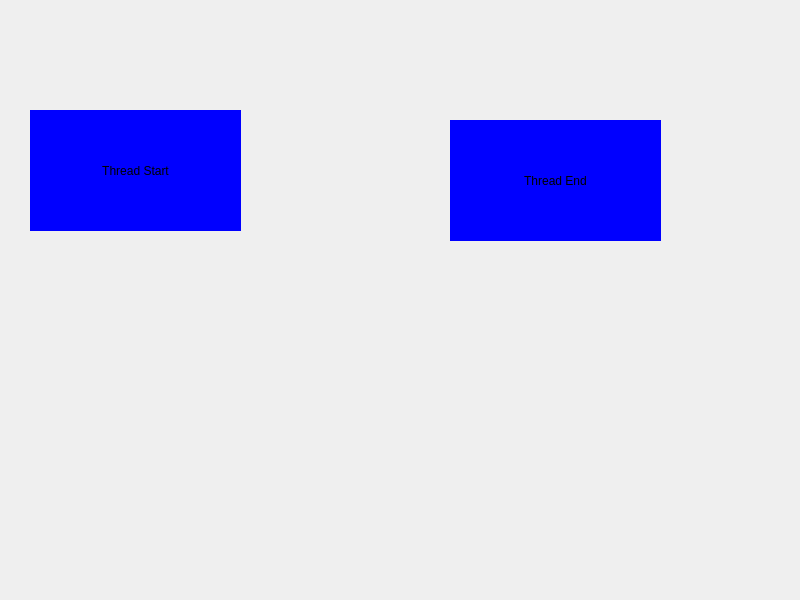
<?xml version="1.0" encoding="UTF-8"?>
<ui version="4.0">
 <class>Widget</class>
 <widget class="QWidget" name="Widget">
  <property name="geometry">
   <rect>
    <x>0</x>
    <y>0</y>
    <width>800</width>
    <height>600</height>
   </rect>
  </property>
  <property name="windowTitle">
   <string>Widget</string>
  </property>
  <widget class="QPushButton" name="pushButton">
   <property name="geometry">
    <rect>
     <x>30</x>
     <y>110</y>
     <width>211</width>
     <height>121</height>
    </rect>
   </property>
   <property name="styleSheet">
    <string notr="true">QPushButton
{
		background-color: blue;
		border: none;
}

QPushButton:hover
{
		background-color: green;
}</string>
   </property>
   <property name="text">
    <string>Thread Start</string>
   </property>
  </widget>
  <widget class="QPushButton" name="pushButton_2">
   <property name="geometry">
    <rect>
     <x>450</x>
     <y>120</y>
     <width>211</width>
     <height>121</height>
    </rect>
   </property>
   <property name="styleSheet">
    <string notr="true">QPushButton
{
		background-color: blue;
		border: none;
}

QPushButton:hover
{
		background-color: green;
}</string>
   </property>
   <property name="text">
    <string>Thread End</string>
   </property>
  </widget>
 </widget>
 <resources/>
 <connections/>
</ui>
